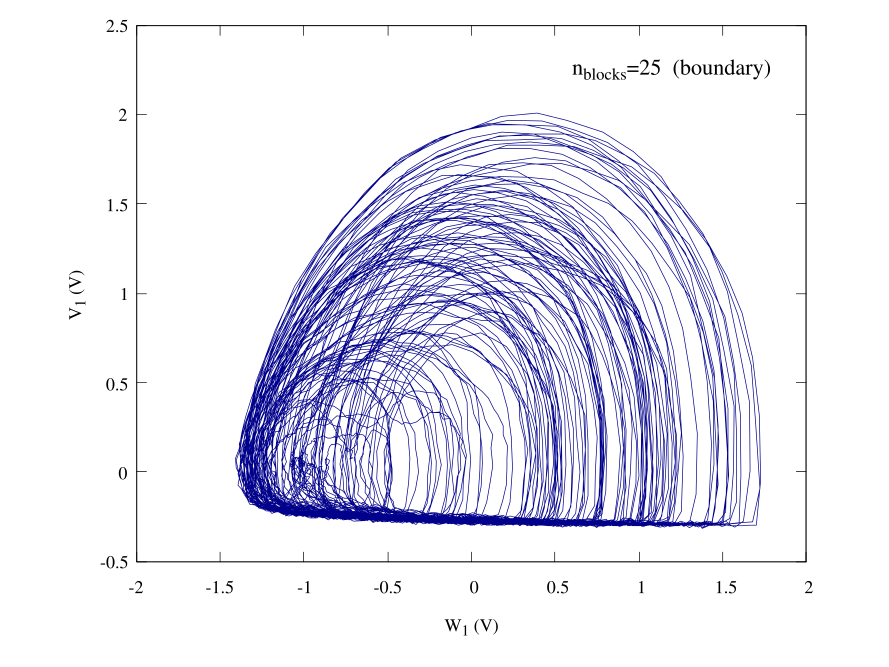

The script that drew this image:
set terminal qt persist
set termoption font "Times,10"
set border lw 0.5

set label at graph 0.65,0.925 "n_{blocks}=25  (boundary)" font ",12"
set xlabel "W_1 (V)"
set ylabel "V_1 (V)"
set size ratio 0.8
set xrange [-2:2]
set yrange [-0.5:2.5]
plot "25_blocks_avg.dat" u ($3*10):($2*10) every ::0::10000 w l notitle lc "dark-blue" lw 0.5
